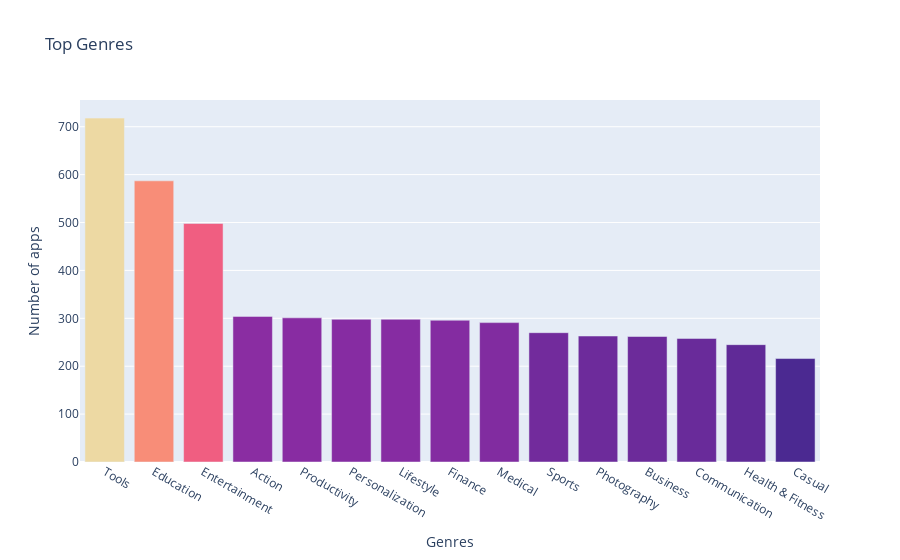

The code cell stored with this chart in its notebook:
### Code cell
vbar= pex.bar(x= genres_count.index, y= genres_count.values, title="Top Genres", color=genres_count.values, color_continuous_scale="Agsunset")
vbar.update_layout(yaxis_title="Number of apps", xaxis_title="Genres", coloraxis_showscale=False)
vbar.show()

### Figure 1 — Plotly figure (JSON) as saved in the notebook; plotly's stock layout.template omitted (floating-point values rounded to 4 significant figures)
{"data": [{"alignmentgroup": "True", "hovertemplate": "x=%{x}<br>y=%{y}<br>color=%{marker.color}<extra></extra>", "legendgroup": "", "marker": {"color": [718, 587, 498, 304, 301, 298, 298, 296, 291, 270, 263, 262, 258, 245, 216], "coloraxis": "coloraxis", "pattern": {"shape": ""}}, "name": "", "offsetgroup": "", "orientation": "v", "showlegend": false, "textposition": "auto", "type": "bar", "x": ["Tools", "Education", "Entertainment", "Action", "Productivity", "Personalization", "Lifestyle", "Finance", "Medical", "Sports", "Photography", "Business", "Communication", "Health & Fitness", "Casual"], "xaxis": "x", "y": [718, 587, 498, 304, 301, 298, 298, 296, 291, 270, 263, 262, 258, 245, 216], "yaxis": "y"}], "layout": {"barmode": "relative", "coloraxis": {"colorbar": {"title": {"text": "color"}}, "colorscale": [[0, "rgb(75, 41, 145)"], [0.1667, "rgb(135, 44, 162)"], [0.3333, "rgb(192, 54, 157)"], [0.5, "rgb(234, 79, 136)"], [0.6667, "rgb(250, 120, 118)"], [0.8333, "rgb(246, 169, 122)"], [1, "rgb(237, 217, 163)"]], "showscale": false}, "legend": {"tracegroupgap": 0}, "title": {"text": "Top Genres"}, "xaxis": {"anchor": "y", "domain": [0, 1], "title": {"text": "Genres"}}, "yaxis": {"anchor": "x", "domain": [0, 1], "title": {"text": "Number of apps"}}}}
